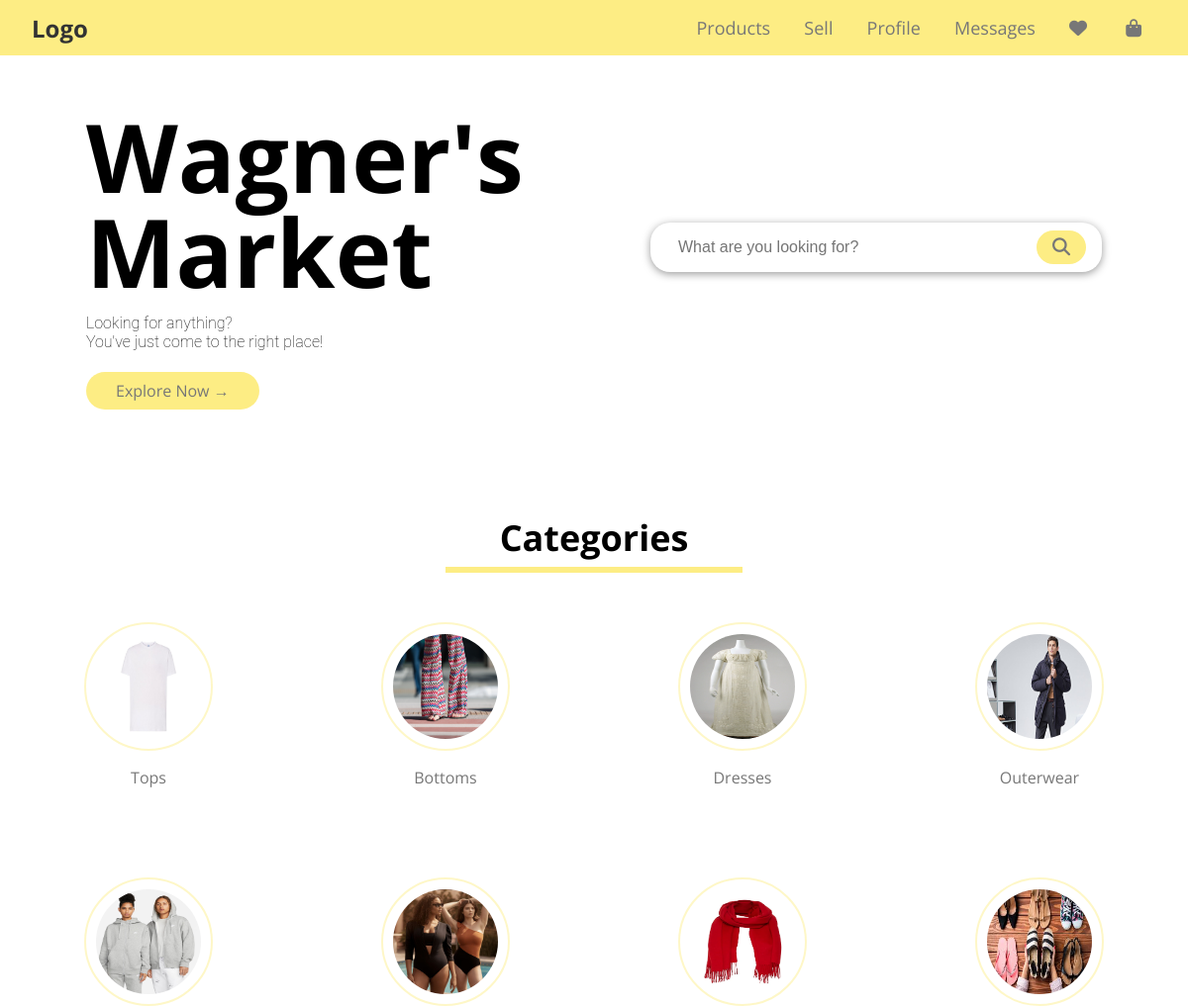
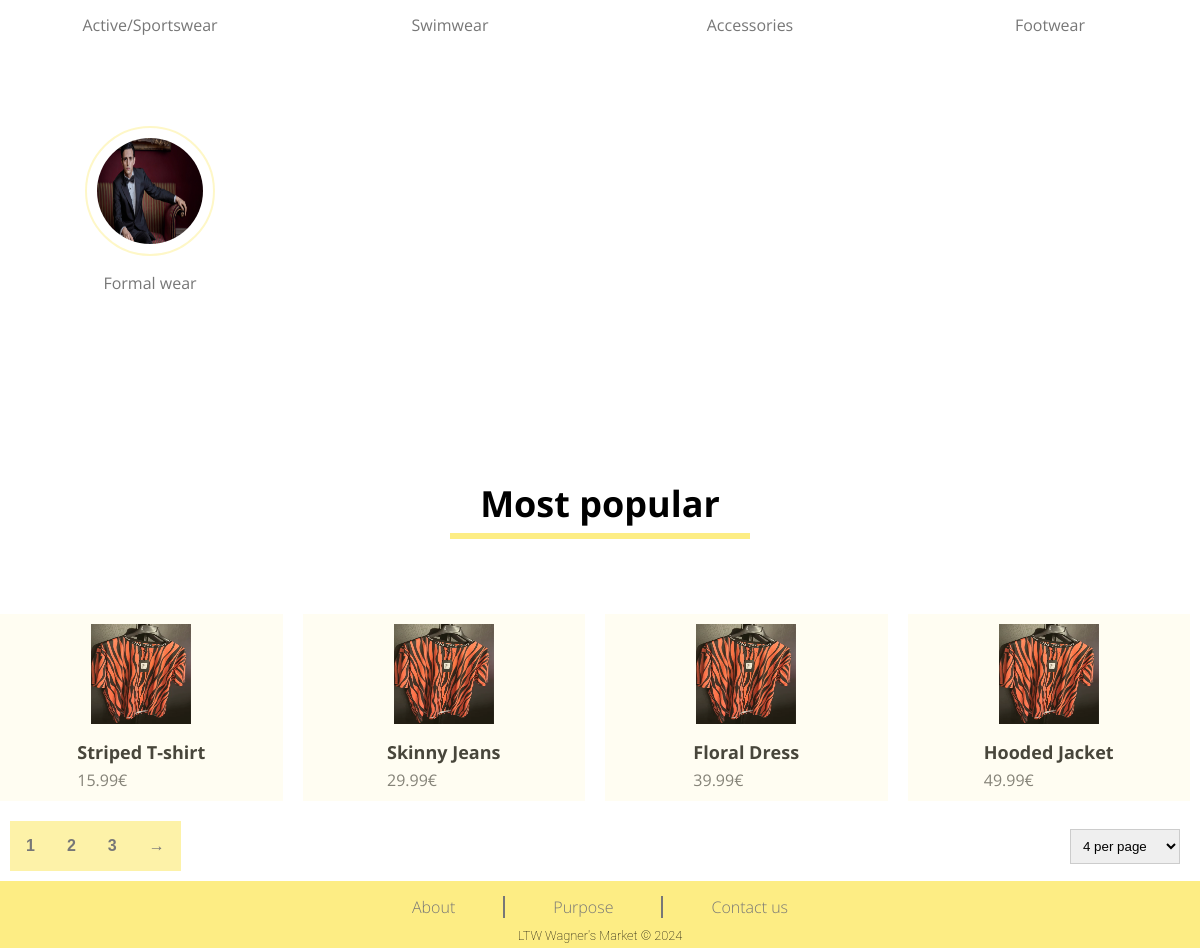
Screenshot of /public/pages with the database file from the repository (2 pictures, top to bottom).
### tables this page shows
CREATE TABLE CATEGORY (
    CategoryName TEXT NOT NULL,
    CategoryImage TEXT NOT NULL,
    CONSTRAINT Pk_CategoryName PRIMARY KEY (CategoryName)
);

CREATE TABLE ITEM (
    ItemId INTEGER PRIMARY KEY AUTOINCREMENT,
    UserId INTEGER NOT NULL,
    Title TEXT NOT NULL,
    Price FLOAT NOT NULL,
    Description TEXT NOT NULL,
    Condition TEXT NOT NULL,
    Size TEXT NOT NULL,
    Brand TEXT NOT NULL,
    ImagePath TEXT NOT NULL,
    WishlistCounter INTEGER DEFAULT 0,
    Timestamp DATETIME NOT NULL DEFAULT CURRENT_TIMESTAMP,
    CONSTRAINT PriceConstraint CHECK (Price > 0),
    FOREIGN KEY (UserId) REFERENCES USER (UserId) ON DELETE CASCADE ON UPDATE CASCADE,
    FOREIGN KEY (Condition) REFERENCES CONDITION (Condition) ON DELETE CASCADE ON UPDATE CASCADE,
    FOREIGN KEY (Size) REFERENCES SIZE (Size) ON DELETE CASCADE ON UPDATE CASCADE
);

### public/pages/index.php (called while the page is built, shortened)
<?php
require_once(__DIR__ . '/../utils/session.php');
$session = new Session();
require_once(__DIR__ . '/../../private/database/connection.db.php');
require_once(__DIR__ . '/../../private/database/item.class.php');
require_once(__DIR__ . '/../../private/database/category.class.php');
require_once(__DIR__ . '/../../private/templates/common.tpl.php');
require_once(__DIR__ . '/../../private/templates/category.tpl.php');
require_once(__DIR__ . '/../../private/templates/item.tpl.php');
require_once(__DIR__ . '/../../private/templates/home.tpl.php');
$limit = 4;
$offset = 0;
$db = getDatabaseConnection();
$categories = Category::getCategories($db);
$items = Item::getMostPopularItems($db, $limit, $offset);
$numItems = Item::getNumItems($db);
drawHeader($db, $session);
drawHomeBody();
drawCategories($categories);
drawTitle("Most popular");
drawItems($items);
drawPagination(intval(ceil($numItems / $limit)), "most_popular");
drawFooter();
?>

### public/utils/session.php (called while the page is built, shortened)
<?php
class Session
{
    public function getId(): ?int
    {
        return isset($_SESSION['id']) ? $_SESSION['id'] : null;
    }
}
?>

### private/database/category.class.php (called while the page is built, shortened)
<?php
class Category
{
    public function __construct(string $categoryName, string $categoryImage)
    {
        $this->categoryName = $categoryName;
        $this->categoryImage = $categoryImage;
    }
    static function getCategories(PDO $db): array
    {
        $stmt = $db->prepare('SELECT CategoryName, CategoryImage FROM CATEGORY');
        $stmt->execute(array());
        $categories = array();
        while ($category = $stmt->fetch()) {
            $categories[] = new Category(
                $category['CategoryName'],
                $category['CategoryImage']
            );
        }
        return $categories;
    }
}
?>

### private/database/item.class.php (called while the page is built, shortened)
<?php
class Item
{
    public function __construct(int $itemId, int $userId, string $title, float $price, string $description, string $condition, string $size, string $brand, string $imagePath, int $wishlistCounter, string $timeStamp)
    {
        $this->itemId = $itemId;
        $this->title = $title;
        $this->price = $price;
        $this->imagePath = $imagePath;
    }
    static function getMostPopularItems(PDO $db, int $count, int $offset): array
    {
        $stmt = $db->prepare('SELECT ItemId, UserId, Title, Price, Description, Condition,
            Size, Brand, ImagePath, WishlistCounter, Timestamp FROM ITEM ORDER BY WishlistCounter DESC LIMIT ? OFFSET ?');
        $stmt->execute(array($count, $offset));
        $items = array();
        while ($item = $stmt->fetch()) {
            $items[] = new Item(
                $item['ItemId'],
                $item['UserId'],
                $item['Title'],
                $item['Price'],
                $item['Description'],
                $item['Condition'],
                $item['Size'],
                $item['Brand'],
                $item['ImagePath'],
                $item['WishlistCounter'],
                $item['Timestamp']
            );
        }
        return $items;
    }
}
?>

### private/templates/category.tpl.php (the view, shortened to what this page needs)
<?php
    require_once(__DIR__ . '/../../public/utils/session.php');
?>
<?php function drawCategories(array $categories) { ?>
    <section id="title">
        <h2>Categories</h2>
        <hr class="line-yellow">
        <ul class="category-list">
            <?php foreach($categories as $category) { ?>
                <li class="category-item">
                    <a href="../../public/pages/search.php?category=<?=$category->categoryName?>">
                        <img src="<?=$category->categoryImage?>" alt="<?=$category->categoryName?>">
                        <span><?=$category->categoryName?></span>
                    </a>
                </li>
            <?php } ?>
        </ul>
    </section>
<?php } ?>

### private/templates/common.tpl.php (shortened to what this page needs)
<?php
require_once(__DIR__ . '/../../public/utils/session.php');
?>
<?php function drawHeader(PDO $db, Session $session)
{ ?>
    <!DOCTYPE html>
    <html lang="en-US">
    <head>
        <link rel="stylesheet" href="../../public/css/style.css">
    </head>
    <body>
        <header>
            <section class="header-left">
                <a class="logo" href="../../public/pages/index.php">Logo</a>
            </section>
            <section class="header-right">
                <ul>
                    <li>
                        <a href="#">Products</a>
                    </li>
                    <li><a href="#">Sell</a></li>
                    <li>
                        <a href="../../public/pages/profile.php?id=<?= $session->getId() ?>">Profile</a>
                    </li>
                    <li><a href="../../public/pages/messages.php">Messages</a></li>
                    <li><a href="../../public/pages/wishlist.php?id=<?= $session->getId() ?>"><i class="fas fa-heart"></i></a></li>
                    <li><a href="../../public/pages/shopping-bag.php?id=<?= $session->getId() ?>"><i class="fas fa-shopping-bag"></i></a></li>
                </ul>
            </section>
        </header>
    <?php } ?>
    <?php function drawFooter()
    { ?>
        <footer>
            <ul>
                <li><a href="#">About</a></li>
                <li><a href="#">Purpose</a></li>
                <li><a href="#">Contact us</a></li>
            </ul>
            <p>LTW Wagner's Market &copy; 2024</p>
        </footer>
    </body>
    </html>
<?php } ?>
<?php function drawSearchBar(string $id)
{ ?>
    <section id="<?= $id ?>" class="search-bar">
        <input id="searchitem" type="text" placeholder="What are you looking for?">
        <button><i class="fa fa-search"></i></button>
    </section>
<?php } ?>
<?php function drawTitle(string $title): void
{ ?>
    <section id="title">
        <h2>
            <?=$title?>
        </h2>
        <hr class="line-yellow">
    </section>
<?php }?>

### private/templates/home.tpl.php (shortened to what this page needs)
<?php
require_once __DIR__ . '/common.tpl.php';
?>
<?php function drawHomeBody() { ?>
    <section class="row">
        <section class="col-2" id="left">
            <h1>
                Wagner's<br>Market
            </h1>
            <p>
                Looking for anything?<br>You've just come to the right place!
            </p>
            <a href="" class="btn">Explore Now &#8594;</a>
        </section>
        <section class="col-2" id="right">
                <?= drawSearchBar("search-bar") ?>
        </section>
    </section>
<?php }?>

### private/templates/item.tpl.php (shortened to what this page needs)
<?php
require_once(__DIR__ . '/../database/item.class.php');
require_once(__DIR__ . '/../database/category.class.php');
?>
<?php function drawItems(array $items): void
{ ?>
        <ul class="draw-items" id="draw-items">
            <?php foreach($items as $item) { ?>
                <li class="item-card">
                    <a href="../../public/pages/item.php?id=<?=$item->itemId?>">
                        <img src="<?= $item->imagePath?>" style="width: 100px; height: 100px;">
                        <h4><?=$item->title?></h4>
                        <p><?=number_format($item->price, 2)?>€</p>
                    </a>
                </li>
            <?php } ?>
        </ul>
<?php }?>
<?php function drawPagination(int $pages, string $id) { ?>
    <section class="pagination-container">
        <section class="pagination" id="<?= $id ?>">
            <?php for ($i = 1; $i <= min($pages, 3); $i++) { ?>
                <button id="pagination-button" class="pagination-button"><?= $i ?></button>
            <?php } ?>
            <?php if ($pages > 4) { ?>
                <button id="pagination-button" class="pagination-button">&#8594;</button>
            <?php } ?>
        </section>
        <select id="itemsPerPage">
            <option value="4">4 per page</option>
        </select>
    </section>
<?php } ?>

### rows the page displays
category: CategoryImage (picture), CategoryName "Tops"
category: CategoryImage (picture), CategoryName "Bottoms"
category: CategoryImage (picture), CategoryName "Dresses"
category: CategoryImage (picture), CategoryName "Outerwear"
category: CategoryImage (picture), CategoryName "Active/Sportswear"
category: CategoryImage (picture), CategoryName "Swimwear"
category: CategoryImage (picture), CategoryName "Accessories"
category: CategoryImage (picture), CategoryName "Footwear"
category: CategoryImage (picture), CategoryName "Formal wear"
item: ImagePath (picture), Title "Striped T-shirt", Price "15.99"
item: ImagePath (picture), Title "Skinny Jeans", Price "29.99"
item: ImagePath (picture), Title "Floral Dress", Price "39.99"
item: ImagePath (picture), Title "Hooded Jacket", Price "49.99"

### other values shown
$title "Most popular"
